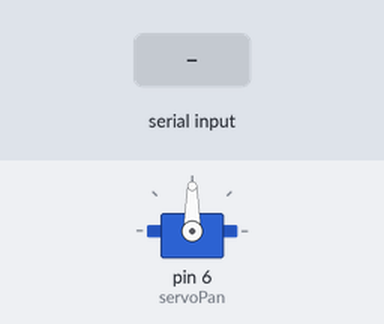
This sketch was run on a simulated Arduino Uno, built with avr-gcc and run on an emulated ATmega328P. Shown: servo. The inputs (shaded band) are chosen by the test bench.

Above: at 1.2 s.
1.3 s: "X90\n" received over Serial
At 2.1 s:
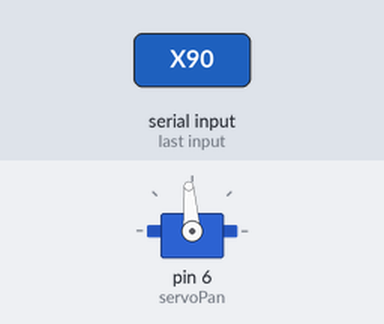
2.8 s: "X,45\n" received over Serial
At 3.3 s:
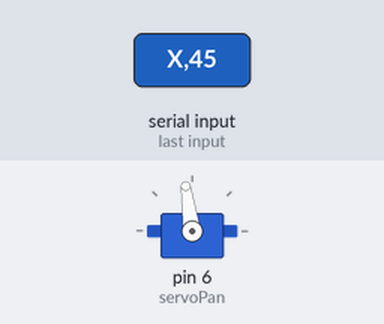
4.3 s: "X90\n" received over Serial
At 5.6 s:
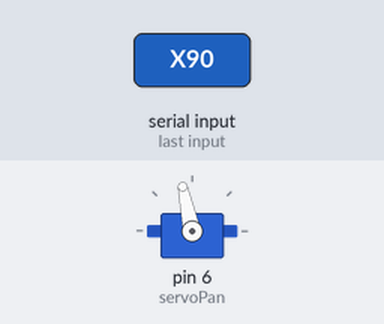
Timing chart, 0 to 7.3 s (numbered marks = the images above; inputs shaded):
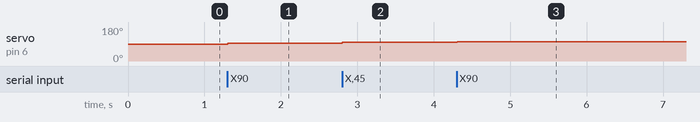

Measured:
- after the input at 1.3 s, servo on pin 6 (servoPan): 90° → 94° at once
- after the input at 2.8 s, servo on pin 6 (servoPan): 94° → 98° at once
- after the input at 4.3 s, servo on pin 6 (servoPan): 98° → 102° at once

The sketch:

pan2_s.ino
```cpp
#include <Servo.h>
Servo servoPan;  // Xoay ngang
int x;
int prevX = 90;
void setup() {
  Serial.begin(9600);
  servoPan.attach(6);  // Ngang gắn vào 6
  servoPan.write(prevX);
}
void Pos() {
  if (x > 0) {
    prevX += 4;
    if (prevX >= 180) {
      prevX -= 4;
    }
    servoPan.write(prevX);
  }
  if (x < 0) {
    prevX -= 4;
    if (prevX <= 0) {
      prevX += 4;
    }
    servoPan.write(prevX);
  }
}

void loop() {
  if (Serial.available() > 0) {
    if (Serial.read() == 'X')  // Nhận ký tự X
    {
      x = Serial.parseInt();
      Pos();
    }
    while (Serial.available() > 0) {
      Serial.read();
    }
  }
}
```
